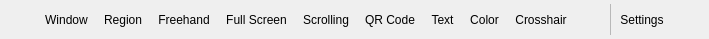
<?xml version="1.0" encoding="UTF-8"?>
<ui version="4.0">
 <class>CaptureToolbar</class>
 <widget class="QWidget" name="CaptureToolbar">
  <property name="windowTitle">
   <string>Glimpse</string>
  </property>
  <layout class="QHBoxLayout" name="layout">
   <property name="spacing">
    <number>2</number>
   </property>
   <property name="leftMargin">
    <number>4</number>
   </property>
   <property name="topMargin">
    <number>4</number>
   </property>
   <property name="rightMargin">
    <number>4</number>
   </property>
   <property name="bottomMargin">
    <number>4</number>
   </property>
   <property name="sizeConstraint">
    <enum>QLayout::SetFixedSize</enum>
   </property>
   <item>
    <widget class="QToolButton" name="dragHandle">
     <property name="toolTip">
      <string>Drag to Move</string>
     </property>
     <property name="icon">
      <iconset resource="../../resources/glimpse.qrc">
       <normaloff>:/icons/drag_indicator.svg</normaloff>:/icons/drag_indicator.svg</iconset>
     </property>
     <property name="iconSize">
      <size>
       <width>24</width>
       <height>24</height>
      </size>
     </property>
     <property name="toolButtonStyle">
      <enum>Qt::ToolButtonIconOnly</enum>
     </property>
     <property name="autoRaise">
      <bool>true</bool>
     </property>
    </widget>
   </item>
   <item>
    <widget class="QToolButton" name="windowButton">
     <property name="toolTip">
      <string>Capture Window / Object (mouse wheel: parent / child)</string>
     </property>
     <property name="text">
      <string>Window</string>
     </property>
     <property name="icon">
      <iconset resource="../../resources/glimpse.qrc">
       <normaloff>:/icons/select_window.svg</normaloff>:/icons/select_window.svg</iconset>
     </property>
     <property name="iconSize">
      <size>
       <width>24</width>
       <height>24</height>
      </size>
     </property>
     <property name="toolButtonStyle">
      <enum>Qt::ToolButtonIconOnly</enum>
     </property>
     <property name="autoRaise">
      <bool>true</bool>
     </property>
    </widget>
   </item>
   <item>
    <widget class="QToolButton" name="regionButton">
     <property name="toolTip">
      <string>Capture Rectangular Region</string>
     </property>
     <property name="text">
      <string>Region</string>
     </property>
     <property name="icon">
      <iconset resource="../../resources/glimpse.qrc">
       <normaloff>:/icons/screenshot_region.svg</normaloff>:/icons/screenshot_region.svg</iconset>
     </property>
     <property name="iconSize">
      <size>
       <width>24</width>
       <height>24</height>
      </size>
     </property>
     <property name="toolButtonStyle">
      <enum>Qt::ToolButtonIconOnly</enum>
     </property>
     <property name="autoRaise">
      <bool>true</bool>
     </property>
    </widget>
   </item>
   <item>
    <widget class="QToolButton" name="freehandButton">
     <property name="toolTip">
      <string>Capture Freehand Region</string>
     </property>
     <property name="text">
      <string>Freehand</string>
     </property>
     <property name="icon">
      <iconset resource="../../resources/glimpse.qrc">
       <normaloff>:/icons/lasso_select.svg</normaloff>:/icons/lasso_select.svg</iconset>
     </property>
     <property name="iconSize">
      <size>
       <width>24</width>
       <height>24</height>
      </size>
     </property>
     <property name="toolButtonStyle">
      <enum>Qt::ToolButtonIconOnly</enum>
     </property>
     <property name="autoRaise">
      <bool>true</bool>
     </property>
    </widget>
   </item>
   <item>
    <widget class="QToolButton" name="fullScreenButton">
     <property name="toolTip">
      <string>Capture Full Screen</string>
     </property>
     <property name="text">
      <string>Full Screen</string>
     </property>
     <property name="icon">
      <iconset resource="../../resources/glimpse.qrc">
       <normaloff>:/icons/screenshot_monitor.svg</normaloff>:/icons/screenshot_monitor.svg</iconset>
     </property>
     <property name="iconSize">
      <size>
       <width>24</width>
       <height>24</height>
      </size>
     </property>
     <property name="toolButtonStyle">
      <enum>Qt::ToolButtonIconOnly</enum>
     </property>
     <property name="autoRaise">
      <bool>true</bool>
     </property>
    </widget>
   </item>
   <item>
    <widget class="QToolButton" name="scrollButton">
     <property name="toolTip">
      <string>Scrolling Capture (Esc to stop)</string>
     </property>
     <property name="text">
      <string>Scrolling</string>
     </property>
     <property name="icon">
      <iconset resource="../../resources/glimpse.qrc">
       <normaloff>:/icons/swipe_vertical.svg</normaloff>:/icons/swipe_vertical.svg</iconset>
     </property>
     <property name="iconSize">
      <size>
       <width>24</width>
       <height>24</height>
      </size>
     </property>
     <property name="toolButtonStyle">
      <enum>Qt::ToolButtonIconOnly</enum>
     </property>
     <property name="autoRaise">
      <bool>true</bool>
     </property>
    </widget>
   </item>
   <item>
    <widget class="QToolButton" name="qrButton">
     <property name="toolTip">
      <string>Scan QR Code in a Region</string>
     </property>
     <property name="text">
      <string>QR Code</string>
     </property>
     <property name="icon">
      <iconset resource="../../resources/glimpse.qrc">
       <normaloff>:/icons/qr_code_scanner.svg</normaloff>:/icons/qr_code_scanner.svg</iconset>
     </property>
     <property name="iconSize">
      <size>
       <width>24</width>
       <height>24</height>
      </size>
     </property>
     <property name="toolButtonStyle">
      <enum>Qt::ToolButtonIconOnly</enum>
     </property>
     <property name="autoRaise">
      <bool>true</bool>
     </property>
    </widget>
   </item>
   <item>
    <widget class="QToolButton" name="ocrButton">
     <property name="toolTip">
      <string>Recognize Text in a Region</string>
     </property>
     <property name="text">
      <string>Text</string>
     </property>
     <property name="icon">
      <iconset resource="../../resources/glimpse.qrc">
       <normaloff>:/icons/document_scanner.svg</normaloff>:/icons/document_scanner.svg</iconset>
     </property>
     <property name="iconSize">
      <size>
       <width>24</width>
       <height>24</height>
      </size>
     </property>
     <property name="toolButtonStyle">
      <enum>Qt::ToolButtonIconOnly</enum>
     </property>
     <property name="autoRaise">
      <bool>true</bool>
     </property>
    </widget>
   </item>
   <item>
    <widget class="QToolButton" name="colorButton">
     <property name="toolTip">
      <string>Pick a Color from the Screen</string>
     </property>
     <property name="text">
      <string>Color</string>
     </property>
     <property name="icon">
      <iconset resource="../../resources/glimpse.qrc">
       <normaloff>:/icons/colorize.svg</normaloff>:/icons/colorize.svg</iconset>
     </property>
     <property name="iconSize">
      <size>
       <width>24</width>
       <height>24</height>
      </size>
     </property>
     <property name="toolButtonStyle">
      <enum>Qt::ToolButtonIconOnly</enum>
     </property>
     <property name="autoRaise">
      <bool>true</bool>
     </property>
    </widget>
   </item>
   <item>
    <widget class="QToolButton" name="crosshairButton">
     <property name="toolTip">
      <string>Screen Crosshair: position, color and distance</string>
     </property>
     <property name="text">
      <string>Crosshair</string>
     </property>
     <property name="icon">
      <iconset resource="../../resources/glimpse.qrc">
       <normaloff>:/icons/my_location.svg</normaloff>:/icons/my_location.svg</iconset>
     </property>
     <property name="iconSize">
      <size>
       <width>24</width>
       <height>24</height>
      </size>
     </property>
     <property name="toolButtonStyle">
      <enum>Qt::ToolButtonIconOnly</enum>
     </property>
     <property name="autoRaise">
      <bool>true</bool>
     </property>
    </widget>
   </item>
   <item>
    <widget class="QToolButton" name="delayButton">
     <property name="toolTip">
      <string>Delay Before Capture</string>
     </property>
     <property name="icon">
      <iconset resource="../../resources/glimpse.qrc">
       <normaloff>:/icons/timer.svg</normaloff>:/icons/timer.svg</iconset>
     </property>
     <property name="iconSize">
      <size>
       <width>24</width>
       <height>24</height>
      </size>
     </property>
     <property name="popupMode">
      <enum>QToolButton::InstantPopup</enum>
     </property>
     <property name="toolButtonStyle">
      <enum>Qt::ToolButtonIconOnly</enum>
     </property>
     <property name="autoRaise">
      <bool>true</bool>
     </property>
    </widget>
   </item>
   <item>
    <widget class="QFrame" name="separator">
     <property name="minimumSize">
      <size>
       <width>1</width>
       <height>20</height>
      </size>
     </property>
     <property name="maximumSize">
      <size>
       <width>1</width>
       <height>16777215</height>
      </size>
     </property>
     <property name="styleSheet">
      <string notr="true">background-color: palette(mid);</string>
     </property>
     <property name="frameShape">
      <enum>QFrame::NoFrame</enum>
     </property>
    </widget>
   </item>
   <item>
    <widget class="QToolButton" name="settingsButton">
     <property name="toolTip">
      <string>Settings</string>
     </property>
     <property name="text">
      <string>Settings</string>
     </property>
     <property name="icon">
      <iconset resource="../../resources/glimpse.qrc">
       <normaloff>:/icons/settings.svg</normaloff>:/icons/settings.svg</iconset>
     </property>
     <property name="iconSize">
      <size>
       <width>24</width>
       <height>24</height>
      </size>
     </property>
     <property name="toolButtonStyle">
      <enum>Qt::ToolButtonIconOnly</enum>
     </property>
     <property name="autoRaise">
      <bool>true</bool>
     </property>
    </widget>
   </item>
   <item>
    <widget class="QToolButton" name="minimizeButton">
     <property name="toolTip">
      <string>Minimize to Tray</string>
     </property>
     <property name="icon">
      <iconset resource="../../resources/glimpse.qrc">
       <normaloff>:/icons/remove.svg</normaloff>:/icons/remove.svg</iconset>
     </property>
     <property name="iconSize">
      <size>
       <width>24</width>
       <height>24</height>
      </size>
     </property>
     <property name="toolButtonStyle">
      <enum>Qt::ToolButtonIconOnly</enum>
     </property>
     <property name="autoRaise">
      <bool>true</bool>
     </property>
    </widget>
   </item>
  </layout>
 </widget>
 <resources>
  <include location="../../resources/glimpse.qrc"/>
 </resources>
 <connections/>
</ui>
